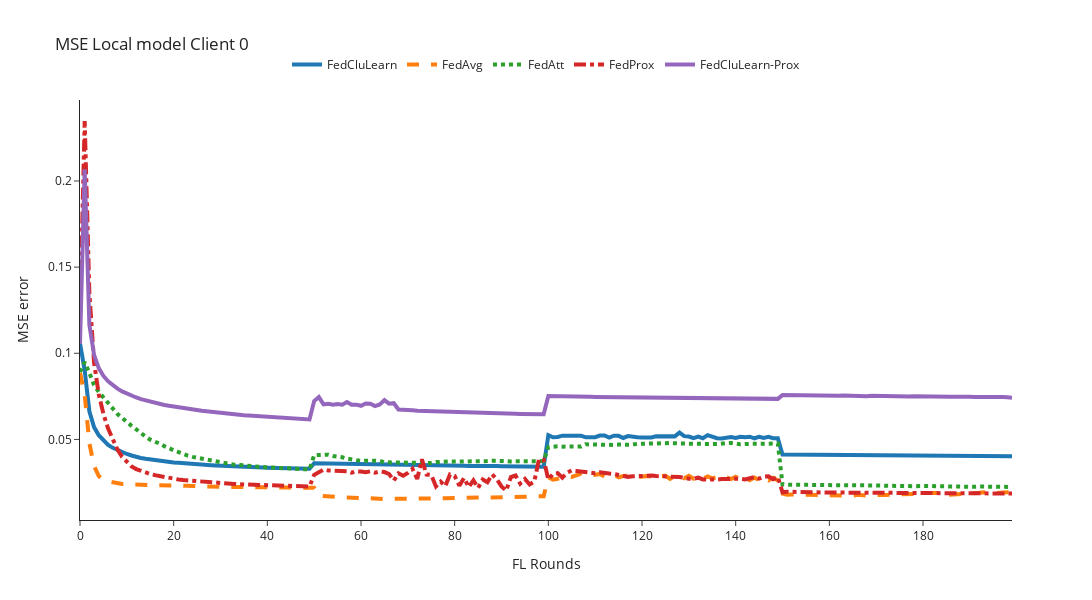
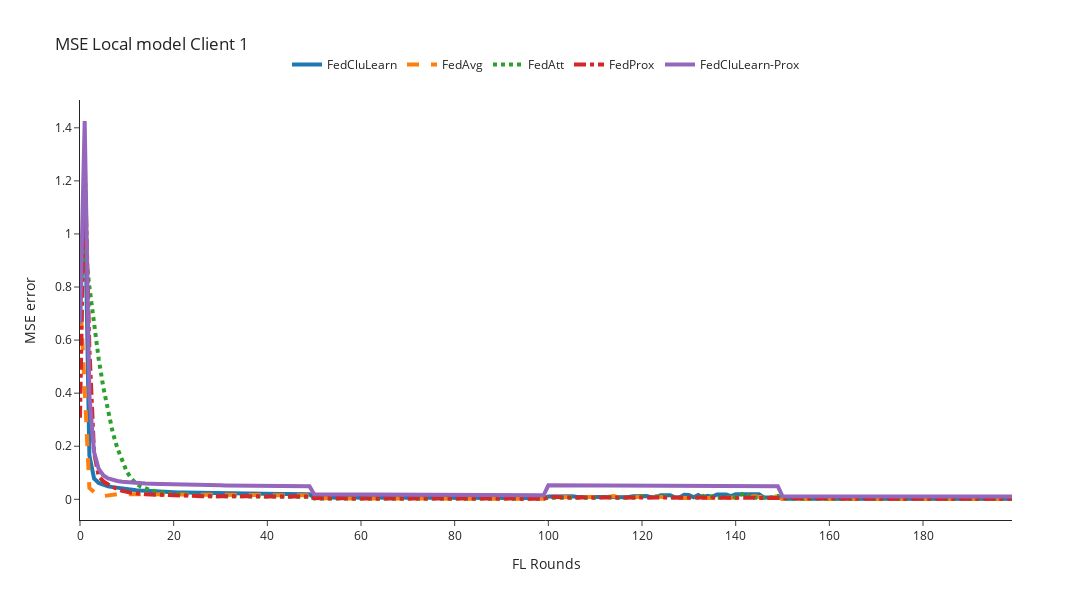
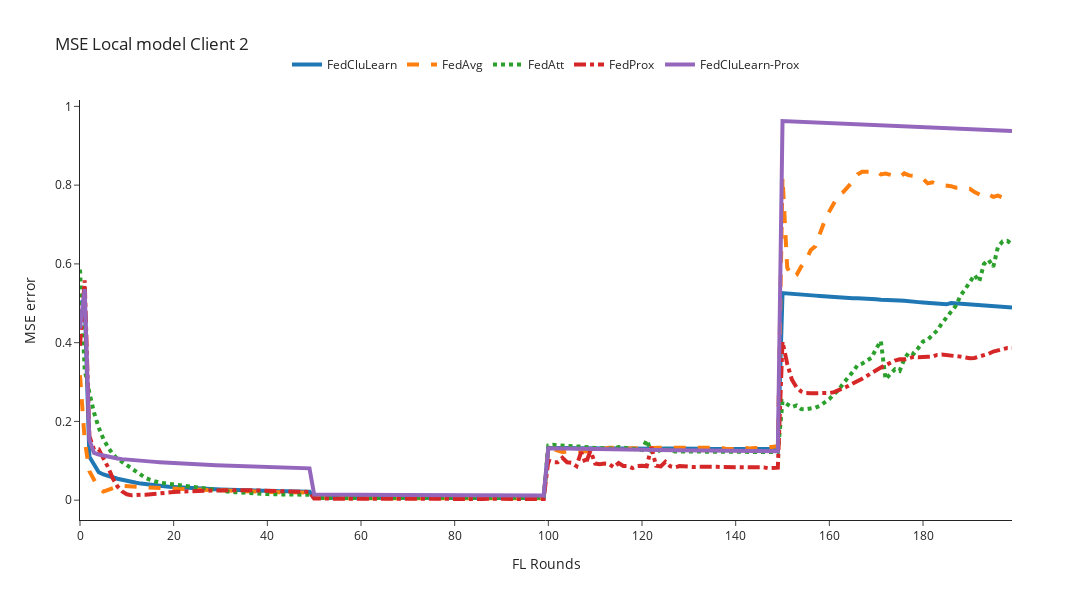

Write notebook code for charts like these, in order.
### Code cell
for client_id in [0,1,2]:
    n_rounds, y = preprocessing_results(filenames=local_filenames, client_id=client_id, mse_column='mse')
    plot_plotly(n_rounds, y, title=f'MSE Local model Client {client_id}', y_axis_title='MSE error')

### Figure 1 — Plotly figure (JSON) as saved in the notebook; plotly's stock layout.template omitted (floating-point values rounded to 4 significant figures; data arrays with more than 128 entries replaced by an {"elided": "..."} marker saying what was removed)
{"data": [{"line": {"dash": "solid", "width": 4}, "mode": "lines", "name": "FedCluLearn", "type": "scatter", "x": {"elided": "201 int values"}, "y": {"elided": "200 float values"}}, {"line": {"dash": "dash", "width": 4}, "mode": "lines", "name": "FedAvg", "type": "scatter", "x": {"elided": "201 int values"}, "y": {"elided": "200 float values"}}, {"line": {"dash": "dot", "width": 4}, "mode": "lines", "name": "FedAtt", "type": "scatter", "x": {"elided": "201 int values"}, "y": {"elided": "200 float values"}}, {"line": {"dash": "dashdot", "width": 4}, "mode": "lines", "name": "FedProx", "type": "scatter", "x": {"elided": "201 int values"}, "y": {"elided": "200 float values"}}, {"line": {"dash": "solid", "width": 4}, "mode": "lines", "name": "FedCluLearn-Prox", "type": "scatter", "x": {"elided": "201 int values"}, "y": {"elided": "200 float values"}}], "layout": {"height": 600, "legend": {"orientation": "h", "x": 0.5, "xanchor": "center", "y": 1.05, "yanchor": "bottom"}, "title": {"text": "MSE Local model Client 0"}, "width": 1200, "xaxis": {"title": {"text": "FL Rounds"}}, "yaxis": {"title": {"text": "MSE error"}}}}

### Figure 2 — Plotly figure (JSON) as saved in the notebook; plotly's stock layout.template omitted (floating-point values rounded to 4 significant figures; data arrays with more than 128 entries replaced by an {"elided": "..."} marker saying what was removed)
{"data": [{"line": {"dash": "solid", "width": 4}, "mode": "lines", "name": "FedCluLearn", "type": "scatter", "x": {"elided": "201 int values"}, "y": {"elided": "200 float values"}}, {"line": {"dash": "dash", "width": 4}, "mode": "lines", "name": "FedAvg", "type": "scatter", "x": {"elided": "201 int values"}, "y": {"elided": "200 float values"}}, {"line": {"dash": "dot", "width": 4}, "mode": "lines", "name": "FedAtt", "type": "scatter", "x": {"elided": "201 int values"}, "y": {"elided": "200 float values"}}, {"line": {"dash": "dashdot", "width": 4}, "mode": "lines", "name": "FedProx", "type": "scatter", "x": {"elided": "201 int values"}, "y": {"elided": "200 float values"}}, {"line": {"dash": "solid", "width": 4}, "mode": "lines", "name": "FedCluLearn-Prox", "type": "scatter", "x": {"elided": "201 int values"}, "y": {"elided": "200 float values"}}], "layout": {"height": 600, "legend": {"orientation": "h", "x": 0.5, "xanchor": "center", "y": 1.05, "yanchor": "bottom"}, "title": {"text": "MSE Local model Client 1"}, "width": 1200, "xaxis": {"title": {"text": "FL Rounds"}}, "yaxis": {"title": {"text": "MSE error"}}}}

### Figure 3 — Plotly figure (JSON) as saved in the notebook; plotly's stock layout.template omitted (floating-point values rounded to 4 significant figures; data arrays with more than 128 entries replaced by an {"elided": "..."} marker saying what was removed)
{"data": [{"line": {"dash": "solid", "width": 4}, "mode": "lines", "name": "FedCluLearn", "type": "scatter", "x": {"elided": "201 int values"}, "y": {"elided": "200 float values"}}, {"line": {"dash": "dash", "width": 4}, "mode": "lines", "name": "FedAvg", "type": "scatter", "x": {"elided": "201 int values"}, "y": {"elided": "200 float values"}}, {"line": {"dash": "dot", "width": 4}, "mode": "lines", "name": "FedAtt", "type": "scatter", "x": {"elided": "201 int values"}, "y": {"elided": "200 float values"}}, {"line": {"dash": "dashdot", "width": 4}, "mode": "lines", "name": "FedProx", "type": "scatter", "x": {"elided": "201 int values"}, "y": {"elided": "200 float values"}}, {"line": {"dash": "solid", "width": 4}, "mode": "lines", "name": "FedCluLearn-Prox", "type": "scatter", "x": {"elided": "201 int values"}, "y": {"elided": "200 float values"}}], "layout": {"height": 600, "legend": {"orientation": "h", "x": 0.5, "xanchor": "center", "y": 1.05, "yanchor": "bottom"}, "title": {"text": "MSE Local model Client 2"}, "width": 1200, "xaxis": {"title": {"text": "FL Rounds"}}, "yaxis": {"title": {"text": "MSE error"}}}}
